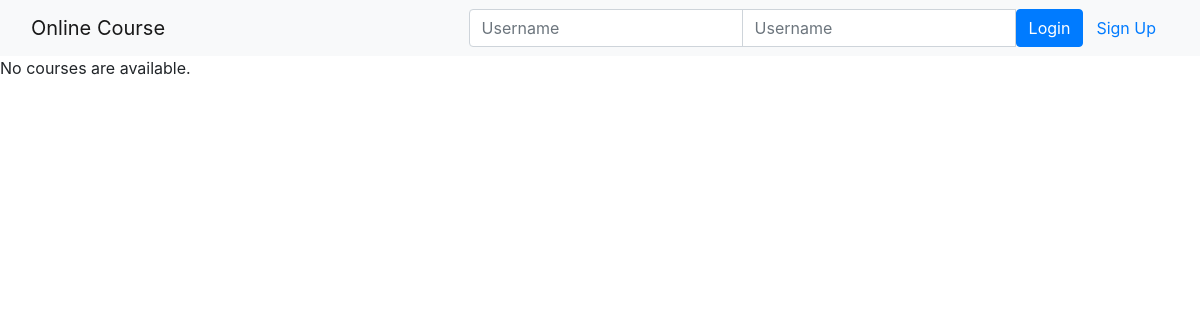
/onlinecourse/, run on an earlier commit of the app's database.
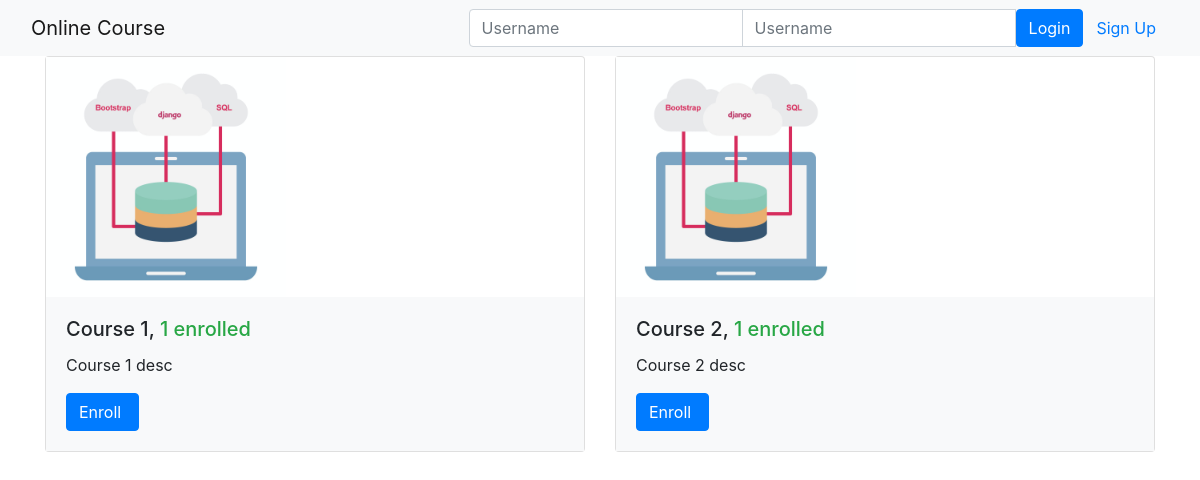
And on a later commit of the database.
### onlinecourse/models.py (models this page shows, shortened)
class Course(models.Model):
    name = models.CharField(null=False, max_length=30, default='online course')
    image = models.ImageField(upload_to='course_images/')
    description = models.CharField(max_length=1000)
    pub_date = models.DateField(null=True)
    instructors = models.ManyToManyField(Instructor)
    users = models.ManyToManyField(settings.AUTH_USER_MODEL, through='Enrollment')
    total_enrollment = models.IntegerField(default=0)
    is_enrolled = False

### onlinecourse/views.py (the view)
class CourseListView(generic.ListView):
    template_name = 'onlinecourse/course_list_bootstrap.html'
    context_object_name = 'course_list'
    def get_queryset(self):
        user = self.request.user
        courses = Course.objects.order_by('-total_enrollment')[:10]
        for course in courses:
            if user.is_authenticated:
                course.is_enrolled = check_if_enrolled(user, course)
        return courses

### onlinecourse/templates/onlinecourse/course_list_bootstrap.html (shortened to what this page needs)
<!DOCTYPE html>
<html lang="en">
<head>
    {% load static %}
    <link rel="stylesheet" href="https://maxcdn.bootstrapcdn.com/bootstrap/4.5.2/css/bootstrap.min.css">
</head>
<body>
    <nav class="navbar navbar-light bg-light">
        <div class="container-fluid">
            <div class="navbar-header">
                  <a class="navbar-brand" href="#">Online Course</a>
            </div>
            <ul class="nav navbar-nav navbar-right">
                {% if user.is_authenticated %}
                <li>
                    <a class="btn btn-link" href="#">{{ user.first_name }}({{ user.username }})</a>
                    <a class="btn btn-link" href="{% url 'onlinecourse:logout' %}">Logout</a>
                </li>
                {% else %}
                <li>
                    <form class="form-inline" action="{% url 'onlinecourse:login' %}" method="post">
                        <div class="input-group">
                            <input type="text" class="form-control" placeholder="Username" name="username" >
                            <input type="password" class="form-control" placeholder="Username" name="psw" >
                            <button class="btn btn-primary" type="submit">Login</button>
                            <a class="btn btn-link" href="{% url 'onlinecourse:registration' %}">Sign Up</a>
                        </div>
                    </form>
                </li>
                {% endif %}
            </ul>
        </div>
    </nav>
    {% if course_list %}
        <div class="container">
            <div class="card-deck">
                {% for course in course_list %}
                         <div class="card" style="width: 36rem;">
                          <img class="card-img-left" src="{{MEDIA_URL}}/{{ course.image }}" width="240px" height="240px"
                               alt="Course image">
                          <div class="card-body bg-light">
                              <h5 class="card-title">{{ course.name }}, <span class="text-success">
                                  {{ course.total_enrollment}} enrolled</span></h5>
                            <p class="card-text">{{ course.description}}</p>
                            <form action="{% url 'onlinecourse:enroll' course.id %}" method="post">
                                  <input class="btn btn-primary"  type="submit"
                                         value="{% if course.is_enrolled %}Enter{% else %}Enroll{% endif %} ">
                            </form>
                          </div>
                        </div>
                {% endfor %}
            </div>
        </div>
    {% else %}
        <p>No courses are available.</p>
    {% endif %}
</body>
</html>

What changed in the data, as far as the page shows it:
added Course: image (picture), name "Course 1", total_enrollment "1", description "Course 1 desc", is_enrolled "Enroll"
added Course: image (picture), name "Course 2", total_enrollment "1", description "Course 2 desc", is_enrolled "Enroll"
Also different on the page:
text no longer shown: "No courses are available."
